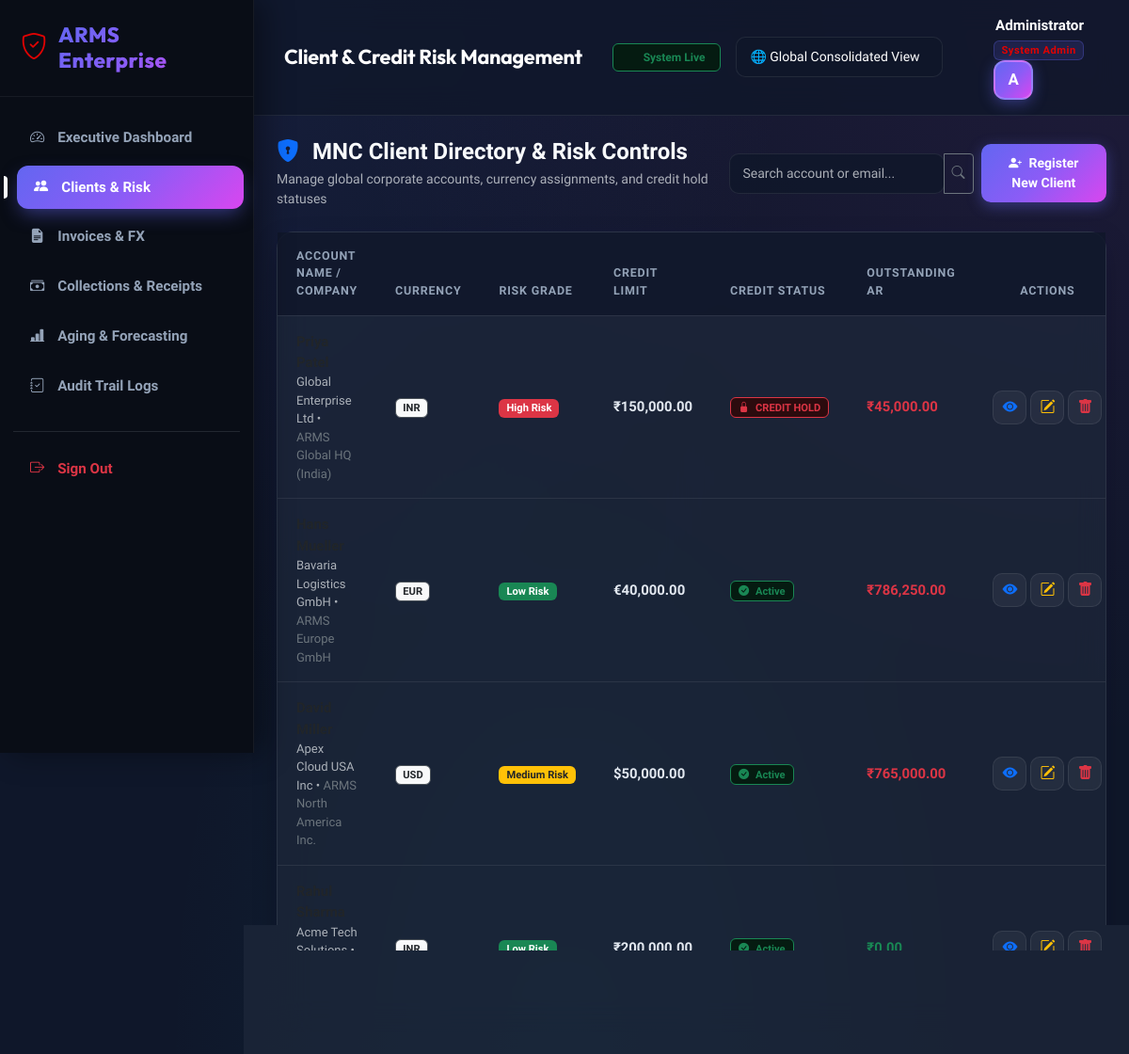
The app's page /customers/index.php (signed in) with its own data.
### tables this page shows
CREATE TABLE customers (
    customer_id INT AUTO_INCREMENT PRIMARY KEY,
    entity_id INT NOT NULL DEFAULT 1,
    customer_name VARCHAR(100) NOT NULL,
    company_name VARCHAR(150),
    email VARCHAR(100),
    phone VARCHAR(20),
    address TEXT,
    city VARCHAR(100),
    state VARCHAR(100),
    country VARCHAR(100),
    currency_code VARCHAR(10) DEFAULT 'INR',
    credit_limit DECIMAL(12,2) DEFAULT 100000.00,
    payment_terms VARCHAR(50) DEFAULT 'Net 30',
    risk_level ENUM('Low','Medium','High') DEFAULT 'Low',
    credit_hold TINYINT(1) DEFAULT 0,  
    created_at TIMESTAMP DEFAULT CURRENT_TIMESTAMP,
    FOREIGN KEY (entity_id) REFERENCES entities(entity_id) ON DELETE CASCADE
);

CREATE TABLE entities (
    entity_id INT AUTO_INCREMENT PRIMARY KEY,
    entity_name VARCHAR(150) NOT NULL,
    country VARCHAR(100) NOT NULL,
    base_currency VARCHAR(10) DEFAULT 'INR',
    tax_id VARCHAR(50),
    created_at TIMESTAMP DEFAULT CURRENT_TIMESTAMP
);

### config/currency.php (called while the page is built, shortened)
<?php
if (!defined('CURRENCY_CONFIG')) {
    function format_currency($amount, $currency_code = 'INR') {
        global $CURRENCIES;
        $code = strtoupper($currency_code);
        $symbol = $CURRENCIES[$code]['symbol'] ?? $code;
        return $symbol . number_format((float)$amount, 2);
    }
}

### customers/index.php (the view, shortened to what this page needs)
<?php
require_once "../config/database.php";
require_once "../config/currency.php";
$page_header = "Client & Credit Risk Management";
include "../includes/header.php";
include "../includes/sidebar.php";
$search = trim($_GET['search'] ?? '');
try {
    if ($search !== '') {
        $stmt = $conn->prepare("
            SELECT c.*, e.entity_name,
                   COALESCE(SUM((i.total_amount - i.paid_amount) * i.fx_rate), 0) AS current_balance
            FROM customers c
            LEFT JOIN entities e ON c.entity_id = e.entity_id
            LEFT JOIN invoices i ON c.customer_id = i.customer_id AND i.status != 'Paid'
            WHERE c.customer_name LIKE ? OR c.company_name LIKE ? OR c.email LIKE ?
            GROUP BY c.customer_id
            ORDER BY c.customer_id DESC
        ");
        $term = "%$search%";
        $stmt->execute([$term, $term, $term]);
    } else {
        $stmt = $conn->query("
            SELECT c.*, e.entity_name,
                   COALESCE(SUM((i.total_amount - i.paid_amount) * i.fx_rate), 0) AS current_balance
            FROM customers c
            LEFT JOIN entities e ON c.entity_id = e.entity_id
            LEFT JOIN invoices i ON c.customer_id = i.customer_id AND i.status != 'Paid'
            GROUP BY c.customer_id
            ORDER BY c.customer_id DESC
        ");
    }
    $customers = $stmt->fetchAll(PDO::FETCH_ASSOC);
} catch (PDOException $e) {
    die("Database Error: " . $e->getMessage());
}
?>
<div class="content">
    <?php include "../includes/navbar.php"; ?>
    <div class="container-fluid p-4">
        <div class="d-flex flex-column flex-md-row justify-content-between align-items-md-center gap-3 mb-4">
            <div>
                <h4 class="fw-bold mb-1"><i class="bi bi-shield-lock-fill text-primary me-2"></i> MNC Client Directory & Risk Controls</h4>
                <p class="text-muted small mb-0">Manage global corporate accounts, currency assignments, and credit hold statuses</p>
            </div>
            <div class="d-flex align-items-center gap-2">
                <form method="GET" action="index.php" class="d-flex align-items-center gap-2">
                    <div class="input-group input-group-sm" style="width: 260px;">
                        <input type="text" name="search" class="form-control" placeholder="Search account or email..." value="<?= htmlspecialchars($search) ?>">
                        <button class="btn btn-outline-secondary" type="submit"><i class="bi bi-search"></i></button>
                    </div>
                </form>
                <a href="add.php" class="btn btn-primary btn-sm px-3">
                    <i class="bi bi-person-plus-fill me-1"></i> Register New Client
                </a>
            </div>
        </div>
        <div class="card-custom">
            <div class="table-responsive">
                <table class="table table-custom mb-0">
                    <thead>
                        <tr>
                            <th>Account Name / Company</th>
                            <th>Currency</th>
                            <th>Risk Grade</th>
                            <th>Credit Limit</th>
                            <th>Credit Status</th>
                            <th>Outstanding AR</th>
                            <th width="140" class="text-center">Actions</th>
                        </tr>
                    </thead>
                    <tbody>
                        <?php if (count($customers) > 0): ?>
                            <?php foreach ($customers as $c):
                                $risk_badge = 'bg-success';
                                if ($c['risk_level'] === 'Medium') $risk_badge = 'bg-warning text-dark';
                                elseif ($c['risk_level'] === 'High') $risk_badge = 'bg-danger';
                            ?>
                                <tr>
                                    <td>
                                        <div class="fw-bold text-dark"><?= htmlspecialchars($c['customer_name']) ?></div>
                                        <div class="text-muted small"><?= htmlspecialchars($c['company_name'] ?: 'Individual Client') ?> &bull; <span class="text-secondary"><?= htmlspecialchars($c['entity_name'] ?: 'Global') ?></span></div>
                                    </td>
                                    <td>
                                        <span class="badge bg-light text-dark border"><?= htmlspecialchars($c['currency_code'] ?? 'INR') ?></span>
                                    </td>
                                    <td>
                                        <span class="badge <?= $risk_badge ?> px-2 py-1"><?= htmlspecialchars($c['risk_level'] ?? 'Low') ?> Risk</span>
                                    </td>
                                    <td class="fw-semibold">
                                        <?= format_currency($c['credit_limit'], $c['currency_code'] ?? 'INR') ?>
                                    </td>
                                    <td>
                                        <?php if ($c['credit_hold']): ?>
                                            <span class="badge bg-danger-subtle text-danger border border-danger px-2 py-1"><i class="bi bi-lock-fill me-1"></i> CREDIT HOLD</span>
                                        <?php else: ?>
                                            <span class="badge bg-success-subtle text-success border border-success px-2 py-1"><i class="bi bi-check-circle-fill me-1"></i> Active</span>
                                        <?php endif; ?>
                                    </td>
                                    <td>
                                        <?php if ($c['current_balance'] > 0): ?>
                                            <span class="fw-bold text-danger">₹<?= number_format($c['current_balance'], 2) ?></span>
                                        <?php else: ?>
                                            <span class="fw-bold text-success">₹0.00</span>
                                        <?php endif; ?>
                                    </td>
                                    <td class="text-center">
                                        <div class="d-flex justify-content-center gap-1">
                                            <a href="view.php?id=<?= $c['customer_id'] ?>" class="btn btn-action btn-light text-primary" title="View Customer Ledger">
                                                <i class="bi bi-eye-fill"></i>
                                            </a>
                                            <a href="edit.php?id=<?= $c['customer_id'] ?>" class="btn btn-action btn-light text-warning" title="Edit Risk & Credit">
                                                <i class="bi bi-pencil-square"></i>
                                            </a>
                                            <a href="delete.php?id=<?= $c['customer_id'] ?>" class="btn btn-action btn-light text-danger" title="Delete" onclick="return confirm('Are you sure you want to delete this account?')">
                                                <i class="bi bi-trash-fill"></i>
                                            </a>
                                        </div>
                                    </td>
                                </tr>
                            <?php endforeach; ?>
                        <?php endif; ?>
                    </tbody>
                </table>
            </div>
        </div>
    </div>
</div>
<?php include "../includes/footer.php"; ?>

### includes/header.php (shortened to what this page needs)
<?php
$base_url = '/ARMS/';
require_once __DIR__ . '/../config/currency.php';
?>
<!DOCTYPE html>
<html lang="en" data-bs-theme="dark">
<head>
    <link href="https://cdn.jsdelivr.net/npm/bootstrap@5.3.3/dist/css/bootstrap.min.css" rel="stylesheet">
    <link href="https://cdn.jsdelivr.net/npm/bootstrap-icons@1.11.3/font/bootstrap-icons.min.css" rel="stylesheet">
    <link rel="stylesheet" href="<?= $base_url ?>assets/css/dashboard.css">
</head>
<body>

### includes/sidebar.php
<?php
$current_script = $_SERVER['SCRIPT_NAME'];
$base_url = '/ARMS/';
?>
<div class="sidebar">
    <div class="logo">
        <i class="bi bi-shield-check fs-3 text-indigo"></i>
        <h3>ARMS Enterprise</h3>
    </div>
    <ul>
        <li>
            <a href="<?= $base_url ?>dashboard.php" class="<?= (strpos($current_script, 'dashboard.php') !== false) ? 'active' : '' ?>">
                <i class="bi bi-speedometer2"></i>
                <span>Executive Dashboard</span>
            </a>
        </li>
        <li>
            <a href="<?= $base_url ?>customers/index.php" class="<?= (strpos($current_script, '/customers/') !== false) ? 'active' : '' ?>">
                <i class="bi bi-people-fill"></i>
                <span>Clients & Risk</span>
            </a>
        </li>
        <li>
            <a href="<?= $base_url ?>invoices/index.php" class="<?= (strpos($current_script, '/invoices/') !== false) ? 'active' : '' ?>">
                <i class="bi bi-file-earmark-text-fill"></i>
                <span>Invoices & FX</span>
            </a>
        </li>
        <li>
            <a href="<?= $base_url ?>payments/index.php" class="<?= (strpos($current_script, '/payments/') !== false) ? 'active' : '' ?>">
                <i class="bi bi-cash-stack"></i>
                <span>Collections & Receipts</span>
            </a>
        </li>
        <li>
            <a href="<?= $base_url ?>reports/index.php" class="<?= (strpos($current_script, '/reports/index.php') !== false) ? 'active' : '' ?>">
                <i class="bi bi-bar-chart-line-fill"></i>
                <span>Aging & Forecasting</span>
            </a>
        </li>
        <li>
            <a href="<?= $base_url ?>reports/audit_logs.php" class="<?= (strpos($current_script, 'audit_logs.php') !== false) ? 'active' : '' ?>">
                <i class="bi bi-journal-check"></i>
                <span>Audit Trail Logs</span>
            </a>
        </li>
        <li class="mt-4 pt-3 border-top border-secondary border-opacity-25">
            <a href="<?= $base_url ?>auth/logout.php" onclick="return confirm('Are you sure you want to logout?')">
                <i class="bi bi-box-arrow-right text-danger"></i>
                <span class="text-danger">Sign Out</span>
            </a>
        </li>
    </ul>
</div>

### includes/navbar.php (shortened to what this page needs)
<?php
$user_name = $_SESSION['name'] ?? 'Administrator';
$user_role = $_SESSION['role'] ?? 'System Admin';
$initial = strtoupper(substr($user_name, 0, 1));
$selected_entity = $_SESSION['selected_entity'] ?? 0;
?>
<div class="top-navbar">
    <div class="d-flex align-items-center gap-3">
        <h1 class="page-title me-3"><?= $page_header ?? 'Executive Dashboard' ?></h1>
        <span class="badge bg-success-subtle text-success border border-success px-3 py-2 fw-semibold d-none d-md-inline-flex align-items-center gap-2">
            System Live
        </span>
        <form method="GET" action="" class="d-none d-lg-block">
            <select name="entity_id" class="form-select form-select-sm" onchange="this.form.submit()" style="min-width: 220px;">
                <option value="0" <?= $selected_entity == 0 ? 'selected' : '' ?>>🌐 Global Consolidated View</option>
            </select>
        </form>
    </div>
    <div class="user-profile">
        <div class="text-end me-3 d-none d-md-block">
            <div class="fw-bold text-white leading-tight" style="font-size: 0.95rem;"><?= htmlspecialchars($user_name) ?></div>
            <span class="badge bg-indigo-light text-indigo mt-1" style="font-size: 0.7rem; letter-spacing: 0.5px;"><?= htmlspecialchars($user_role) ?></span>
        </div>
        <div class="user-avatar">
            <?= $initial ?>
        </div>
    </div>
</div>

### includes/footer.php (shortened to what this page needs)
</body>
</html>

### records on screen
customers: company_name "Global Enterprise Ltd", entity.entity_name "ARMS Global HQ (India)", currency_code "INR", risk_level "High", credit_limit+currency_code "₹150,000.00", credit_hold 1 (drawn), current_balance "45,000.00"
customers: company_name "Bavaria Logistics GmbH", entity.entity_name "ARMS Europe GmbH", currency_code "EUR", risk_level "Low", credit_limit+currency_code "€40,000.00", credit_hold 0 (drawn), current_balance "786,250.00"
customers: company_name "Apex Cloud USA Inc", entity.entity_name "ARMS North America Inc.", currency_code "USD", risk_level "Medium", credit_limit+currency_code "$50,000.00", credit_hold 0 (drawn), current_balance "765,000.00"
customers: company_name "Acme Tech Solutions", currency_code "INR", risk_level "Low", credit_limit+currency_code "₹200,000.00", credit_hold 0 (drawn), shows "₹0.00"

### other values on screen
$page_header "Client & Credit Risk Management"
$user_name "Administrator"
$user_role "System Admin"
$initial "A"
